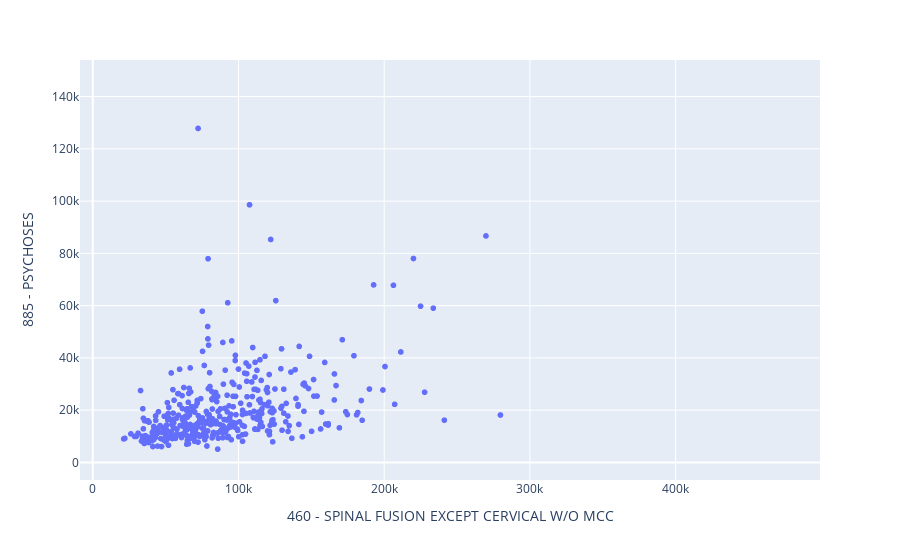

Notebook source saved alongside this figure:
### Code cell
fig = px.scatter(pv, 
                 x="460 - SPINAL FUSION EXCEPT CERVICAL W/O MCC", 
                 y="885 - PSYCHOSES")
fig.show()

### Figure 1 — Plotly figure (JSON) as saved in the notebook; plotly's stock layout.template omitted (floating-point values rounded to 4 significant figures; data arrays with more than 128 entries replaced by an {"elided": "..."} marker saying what was removed)
{"data": [{"hovertemplate": "460 - SPINAL FUSION EXCEPT CERVICAL W/O MCC=%{x}<br>885 - PSYCHOSES=%{y}<extra></extra>", "legendgroup": "", "marker": {"color": "#636efa", "symbol": "circle"}, "mode": "markers", "name": "", "showlegend": false, "type": "scattergl", "x": {"elided": "3337 float values"}, "xaxis": "x", "y": {"elided": "3337 float values"}, "yaxis": "y"}], "layout": {"legend": {"tracegroupgap": 0}, "margin": {"t": 60}, "xaxis": {"anchor": "y", "domain": [0, 1], "title": {"text": "460 - SPINAL FUSION EXCEPT CERVICAL W/O MCC"}}, "yaxis": {"anchor": "x", "domain": [0, 1], "title": {"text": "885 - PSYCHOSES"}}}}
